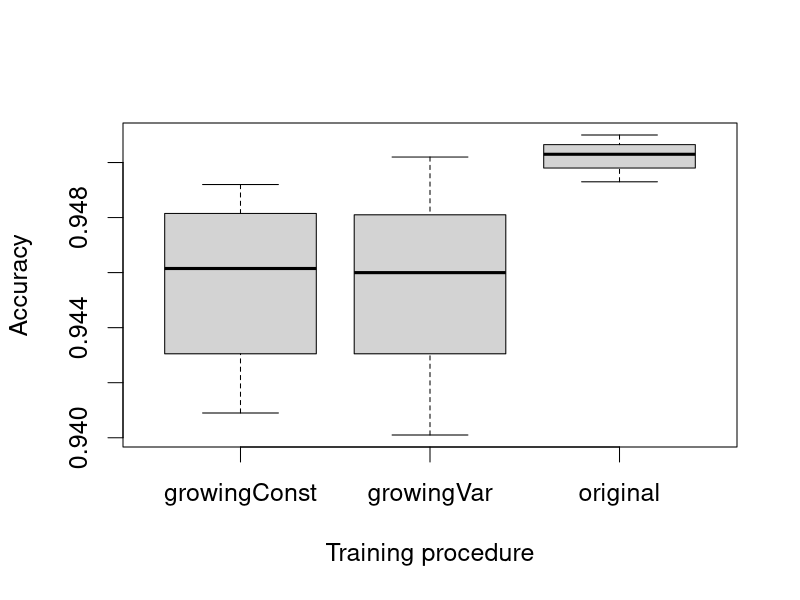
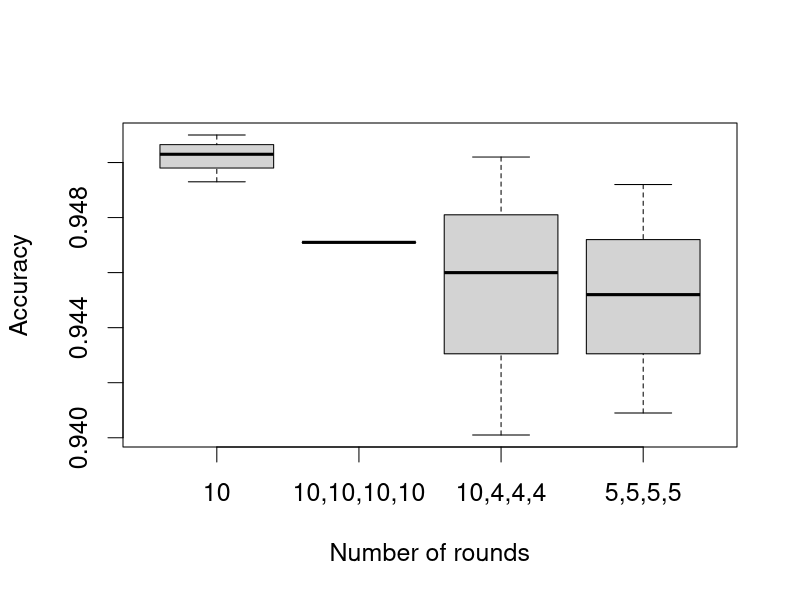

The R script that drew these images, in order:
library(dplyr)
#includes all runs made, so also those on an older hardware configuration
df_all = data.frame(model=factor(c("original","original","original", "growingConst", "growingConst", "growingVar", "growingVar", "growingVar", "growingConst", "growingConst", "growingConst", "growingConst", "original")), 
                rounds=factor(c("10", "10", "10", 
                         "5,5,5,5", "5,5,5,5", "10,4,4,4", "10,4,4,4", "10,4,4,4", "5,5,5,5", "10,10,10,10", "10,10,10,10", "20,20,20,20", "10")), 
                date_of_execution = c("2023_08_10 23:08:34","2023_08_03 14:08:48", "2023_08_03 10:57:02",
                                      "2023_08_11 11:09:44", "2023_08_11 08:31:07", "2023_08_10 20:30:28", "2023_08_10 18:02:15","2023_08_10 15:38:58", "2023_08_07 10:37:39", "2022_12_30 09:00:00", "2023_08_08 08:58:56", "2022_12_30 09:00:00", "2022_12_30 09:00:00"),
                auc_pr=c(0.8892, 0.8935, 0.8937, 0.8774, 0.8276, 0.8609, 0.8455, 0.8748, 0.8510, 0.9012, 0.8754, 0.8750, 0.8321), 
                auc_roc=c(0.9710, 0.9730, 0.9731, 0.9670, 0.9450, 0.9591, 0.9539, 0.9600, 0.9540, 0.9762, 0.9664, 0.9712, 0.9557),
                dice_coeff=c(0.8032, 0.8059, 0.8075, 0.7897, 0.7404, 0.7760, 0.7651, 0.7912, 0.7684, 0.8150, 0.7604, 0.7852, 0.7384),
                acc=c(0.9510, 0.9493, 0.9503, 0.9492, 0.9409, 0.9460, 0.9401, 0.9502, 0.9452, 0.9524, 0.9471, 0.9473, 0.9261),
                sensitivity=c(0.7855, 0.8263, 0.8178, 0.7487, 0.6612, 0.7343, 0.7659, 0.7414, 0.7136, 0.8238, 0.6584, 0.7560, 0.8191),
                specificity=c(0.9751, 0.9672, 0.9697, 0.9784, 0.9817, 0.9769, 0.9655, 0.9806, 0.9790, 0.9711, 0.9893, 0.9753, 0.9417))
df_all$date_of_execution = as.POSIXct(df_all$date_of_execution, format="%Y_%m_%d %H:%M:%S")
new_runs_date = as.POSIXct("2023_07_10 15:38:58", format="%Y_%m_%d %H:%M:%S")
df = df_all%>%filter(date_of_execution >= new_runs_date)
df$rounds=factor(df$rounds)

write.csv(df_all, "runs_all.csv", row.names = FALSE)
write.csv(df, "runs_new.csv", row.names = FALSE)
par(cex=1.5)
boxplot(df$acc~df$model, ylab="Accuracy", xlab="Training procedure")
boxplot(df$acc~df$rounds, ylab="Accuracy", xlab="Number of rounds")
df%>% group_by(rounds)%>%filter(acc == max(acc, na.rm=TRUE))

